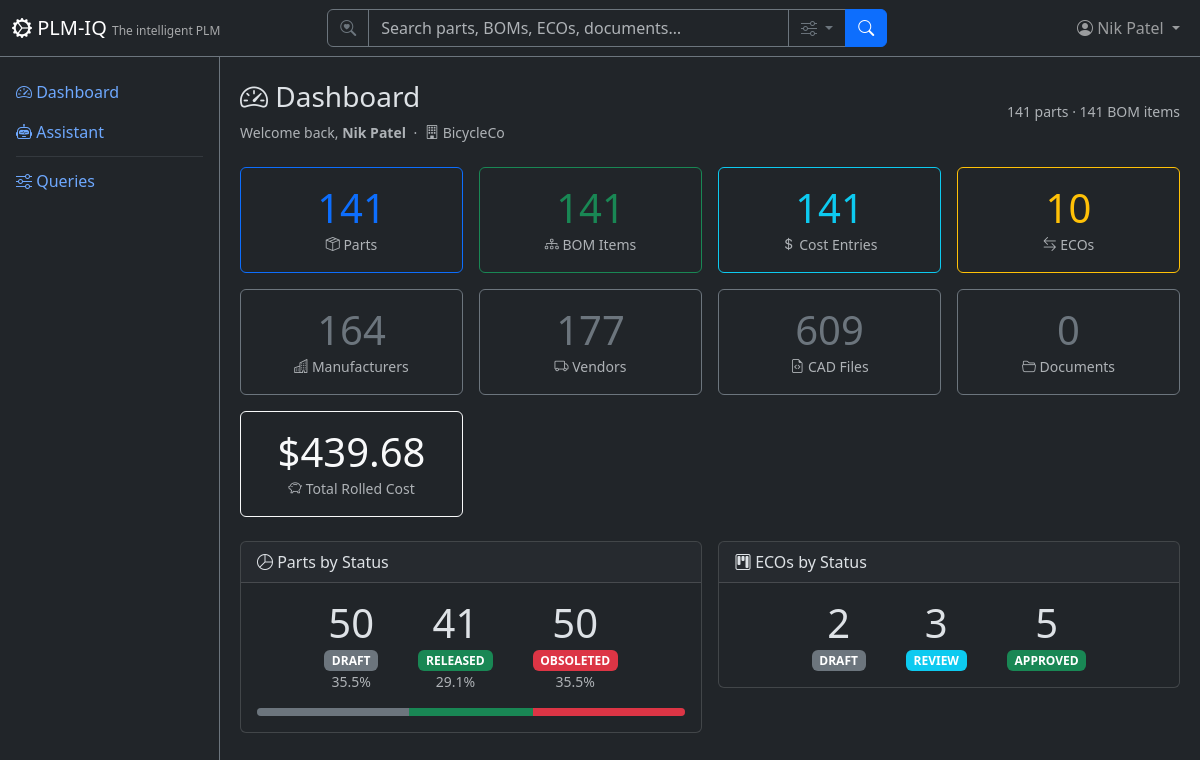
Screenshot of / (signed in) with the database file from the repository.
### app/models/tenant_user.py (models this page shows)
class User(Base):
    __tablename__ = "users"
    user_id = Column("user_id", Integer, primary_key=True, autoincrement=True)
    username = Column("username", String, unique=True, nullable=False)
    full_name = Column("full_name", String, nullable=False)
    email = Column("email", String)
    password_hash = Column("password_hash", String, nullable=False, default="")
    tenant_id = Column("tenant_id", Integer, ForeignKey("tenants.tenant_id"), nullable=False, default=1)
    is_active = Column("is_active", Boolean, default=True)
    created_date = Column("created_date", String)
    role = Column("role", String, default="reader")
    tenant = relationship("Tenant", back_populates="users")
    favorites = relationship("Favorite", back_populates="user")

class Tenant(Base):
    __tablename__ = "tenants"
    tenant_id = Column("tenant_id", Integer, primary_key=True, autoincrement=True)
    tenant_name = Column("tenant_name", String, unique=True, nullable=False)
    subdomain = Column("subdomain", String, unique=True, nullable=True)
    description = Column("description", String)
    created_date = Column("created_date", String)
    role = Column("role", String, default="reader")
    is_active = Column("is_active", Boolean, default=True)
    users = relationship("User", back_populates="tenant")
    parts = relationship("Part", back_populates="tenant")
    favorites = relationship("Favorite", back_populates="tenant")

### app/models/eco.py (models this page shows)
class EngineeringChangeOrder(Base):
    __tablename__ = "engineering_change_orders"
    eco_number = Column("eco_number", String, primary_key=True)
    eco_title = Column("eco_title", String, nullable=False)
    eco_description = Column("eco_description", String)
    eco_status = Column("eco_status", String, nullable=False, default="DRAFT")
    part_number = Column("part_number", String, ForeignKey("parts.part_number"), nullable=False)
    current_revision = Column("current_revision", String)
    new_revision = Column("new_revision", String)
    affected_bom_level = Column("affected_bom_level", Integer)
    change_type = Column("change_type", String)
    change_detail = Column("change_detail", String)
    change_drafter = Column("change_drafter", Integer, ForeignKey("users.user_id"))
    change_approver = Column("change_approver", Integer, ForeignKey("users.user_id"))
    drafted_date = Column("drafted_date", String)
    approved_date = Column("approved_date", String)
    implemented_date = Column("implemented_date", String)
    new_status = Column("new_status", String)
    tenant_id = Column("tenant_id", Integer, ForeignKey("tenants.tenant_id"), nullable=False, default=1)
    part = relationship("Part", back_populates="eco_items")

### app/routers/dashboard.py (the view)
@router.get("/", response_class=HTMLResponse, include_in_schema=False)
def dashboard(request: Request, db: Session = Depends(get_db)):
    user = require_user(request, db)
    ctx = auth_context(request, db)
    part_count = db.query(func.count(Part.part_number)).scalar() or 0
    bom_count = db.query(func.count(BomItem.id)).scalar() or 0
    costing_count = db.query(func.count(CostingBomItem.id)).scalar() or 0
    eco_count = db.query(func.count(EngineeringChangeOrder.eco_number)).scalar() or 0
    aml_count = db.query(func.count(ApprovedManufacturer.id)).scalar() or 0
    avl_count = db.query(func.count(ApprovedVendor.id)).scalar() or 0
    cad_count = db.query(func.count(CadMetadata.id)).scalar() or 0
    document_count = db.query(func.count(Document.id)).scalar() or 0
    status_breakdown = dict(
        db.query(Part.status, func.count(Part.part_number))
        .group_by(Part.status)
        .all()
    )
    eco_status = dict(
        db.query(EngineeringChangeOrder.eco_status, func.count(EngineeringChangeOrder.eco_number))
        .group_by(EngineeringChangeOrder.eco_status)
        .all()
    )
    total_cost = (
        db.query(func.sum(CostingBomItem.rolled_total))
        .filter(CostingBomItem.level == 0)
        .scalar()
    ) or 0
    favorites = db.query(Favorite).filter(Favorite.user_id == user.user_id).all()
    enriched_favorites = []
    for fav in favorites:
        detail = None
        if fav.object_type == "part":
            part = db.query(Part).filter(Part.part_number == fav.object_id).first()
            if part:
                detail = {"name": part.part_name, "url": f"/parts/{part.part_number}"}
        elif fav.object_type == "document":
            doc = db.query(Document).filter(Document.id == int(fav.object_id)).first()
            if doc:
                detail = {"name": doc.title or doc.name, "url": f"/documents/{doc.id}"}
        elif fav.object_type == "eco":
            eco = db.query(EngineeringChangeOrder).filter(EngineeringChangeOrder.eco_number == fav.object_id).first()
            if eco:
                detail = {"name": eco.eco_title, "url": f"/eco/{eco.eco_number}"}
        if detail:
            enriched_favorites.append({
                "object_type": fav.object_type,
                "object_id": fav.object_id,
                "name": detail["name"],
                "url": detail["url"],
                "created_date": fav.created_date,
            })
    return HTMLResponse(content=render(
        "dashboard.html",
        **ctx,
        part_count=part_count,
        bom_count=bom_count,
        costing_count=costing_count,
        eco_count=eco_count,
        aml_count=aml_count,
        avl_count=avl_count,
        cad_count=cad_count,
        document_count=document_count,
        status_breakdown=status_breakdown,
        eco_status=eco_status,
        total_cost=total_cost,
        statuses=["DRAFT", "RELEASED", "OBSOLETED"],
        eco_statuses=["DRAFT", "REVIEW", "APPROVED"],
        favorites=enriched_favorites,
    ))

### app/templates/dashboard.html (shortened to what this page needs)
{% extends "base.html" %}
{% block content %}
<div class="d-flex justify-content-between align-items-center mb-4">
    <div>
        <h3><i class="bi bi-speedometer2"></i> Dashboard</h3>
        {% if current_user %}
        <p class="text-muted mb-0 small">
            Welcome back, <strong>{{ current_user.full_name }}</strong>
            <span class="mx-1">·</span>
            <i class="bi bi-building"></i> {{ current_tenant.tenant_name if current_tenant else '—' }}
        </p>
        {% endif %}
    </div>
    <span class="text-muted small">{{ part_count }} parts · {{ bom_count }} BOM items</span>
</div>
<div class="row g-3 mb-4">
    <div class="col-md-3 col-6">
        <a href="/parts?q=&status=RELEASED" class="text-decoration-none d-block">
            <div class="card stat-card border-primary h-100">
                <div class="card-body text-center">
                    <h1 class="text-primary mb-0">{{ part_count }}</h1>
                    <small class="text-muted"><i class="bi bi-box-seam"></i> Parts</small>
                </div>
            </div>
        </a>
    </div>
    <div class="col-md-3 col-6">
        <a href="/bom" class="text-decoration-none d-block">
            <div class="card stat-card border-success h-100">
                <div class="card-body text-center">
                    <h1 class="text-success mb-0">{{ bom_count }}</h1>
                    <small class="text-muted"><i class="bi bi-diagram-3"></i> BOM Items</small>
                </div>
            </div>
        </a>
    </div>
    <div class="col-md-3 col-6">
        <a href="/costing" class="text-decoration-none d-block">
            <div class="card stat-card border-info h-100">
                <div class="card-body text-center">
                    <h1 class="text-info mb-0">{{ costing_count }}</h1>
                    <small class="text-muted"><i class="bi bi-currency-dollar"></i> Cost Entries</small>
                </div>
            </div>
        </a>
    </div>
    <div class="col-md-3 col-6">
        <a href="/eco" class="text-decoration-none d-block">
            <div class="card stat-card border-warning h-100">
                <div class="card-body text-center">
                    <h1 class="text-warning mb-0">{{ eco_count }}</h1>
                    <small class="text-muted"><i class="bi bi-arrow-left-right"></i> ECOs</small>
                </div>
            </div>
        </a>
    </div>
    <div class="col-md-3 col-6">
        <a href="/aml" class="text-decoration-none d-block">
            <div class="card stat-card border-secondary h-100">
                <div class="card-body text-center">
                    <h1 class="text-secondary mb-0">{{ aml_count }}</h1>
                    <small class="text-muted"><i class="bi bi-buildings"></i> Manufacturers</small>
                </div>
            </div>
        </a>
    </div>
    <div class="col-md-3 col-6">
        <a href="/avl" class="text-decoration-none d-block">
            <div class="card stat-card border-secondary h-100">
                <div class="card-body text-center">
                    <h1 class="text-secondary mb-0">{{ avl_count }}</h1>
                    <small class="text-muted"><i class="bi bi-truck"></i> Vendors</small>
                </div>
            </div>
        </a>
    </div>
    <div class="col-md-3 col-6">
        <a href="/cad" class="text-decoration-none d-block">
            <div class="card stat-card border-secondary h-100">
                <div class="card-body text-center">
                    <h1 class="text-secondary mb-0">{{ cad_count }}</h1>
                    <small class="text-muted"><i class="bi bi-file-earmark-code"></i> CAD Files</small>
                </div>
            </div>
        </a>
    </div>
    <div class="col-md-3 col-6">
        <a href="/documents" class="text-decoration-none d-block">
            <div class="card stat-card border-secondary h-100">
                <div class="card-body text-center">
                    <h1 class="text-secondary mb-0">{{ document_count }}</h1>
                    <small class="text-muted"><i class="bi bi-folder2-open"></i> Documents</small>
                </div>
            </div>
        </a>
    </div>
    <div class="col-md-3 col-6">
        <a href="/costing" class="text-decoration-none d-block">
            <div class="card stat-card border-light h-100">
                <div class="card-body text-center">
                    <h1 class="text-light mb-0">{{ total_cost|currency }}</h1>
                    <small class="text-muted"><i class="bi bi-piggy-bank"></i> Total Rolled Cost</small>
                </div>
            </div>
        </a>
    </div>
</div>
<div class="row g-3">
    <div class="col-md-6">
        <a href="/parts" class="text-decoration-none d-block">
        <div class="card h-100">
            <div class="card-header"><i class="bi bi-pie-chart"></i> Parts by Status</div>
            <div class="card-body">
                <div class="d-flex gap-2 justify-content-center">
                    {% for s in statuses %}
                    {% set count = status_breakdown.get(s, 0) %}
                    {% set pct = (count / part_count * 100) if part_count > 0 else 0 %}
                    <div class="text-center px-3">
                        <div class="display-6">{{ count }}</div>
                        <span class="badge bg-{% if s == 'DRAFT' %}secondary{% elif s == 'RELEASED' %}success{% else %}danger{% endif %} badge-status">{{ s }}</span>
                        <div class="small text-muted">{{ "%.1f"|format(pct) }}%</div>
                    </div>
                    {% endfor %}
                </div>
                <div class="progress mt-3" style="height: 8px;">
                    {% for s in statuses %}
                    {% set count = status_breakdown.get(s, 0) %}
                    {% set pct = (count / part_count * 100) if part_count > 0 else 0 %}
                    <div class="progress-bar bg-{% if s == 'DRAFT' %}secondary{% elif s == 'RELEASED' %}success{% else %}danger{% endif %}"
                         style="width: {{ pct }}%"></div>
                    {% endfor %}
                </div>
            </div>
        </div>
        </a>
    </div>
    <div class="col-md-6">
        <a href="/eco" class="text-decoration-none d-block">
        <div class="card h-100">
            <div class="card-header"><i class="bi bi-kanban"></i> ECOs by Status</div>
            <div class="card-body">
                <div class="d-flex gap-2 justify-content-center">
                    {% for s in eco_statuses %}
                    {% set count = eco_status.get(s, 0) %}
                    <div class="text-center px-3">
                        <div class="display-6">{{ count }}</div>
                        <span class="badge bg-{% if s == 'DRAFT' %}secondary{% elif s == 'REVIEW' %}info{% else %}success{% endif %} badge-status">{{ s }}</span>
                    </div>
                    {% endfor %}
                </div>
            </div>
        </div>
        </a>
    </div>
</div>
{% endblock %}

### app/templates/base.html (shortened to what this page needs)
<!DOCTYPE html>
<html lang="en" data-bs-theme="dark">
<head>
    <link href="https://cdn.jsdelivr.net/npm/bootstrap@5.3.3/dist/css/bootstrap.min.css" rel="stylesheet">
    <link href="https://cdn.jsdelivr.net/npm/bootstrap-icons@1.11.3/font/bootstrap-icons.css" rel="stylesheet">
</head>
<body>
    <nav class="navbar navbar-expand-md navbar-dark bg-dark fixed-top border-bottom border-secondary">
        <div class="container-fluid">
            <a class="navbar-brand" href="/">
                <i class="bi bi-gear-wide-connected"></i> PLM-IQ
                <small class="d-none d-md-inline">The intelligent PLM</small>
            </a>
            <div class="collapse navbar-collapse" id="navMenu">
                {% if current_user %}
                <form class="d-flex mx-auto my-2 my-md-0" role="search" action="/search" method="get" style="width: 100%; max-width: 560px;">
                    <div class="input-group">
                        <span class="input-group-text bg-dark border-secondary text-secondary"><i class="bi bi-search-heart"></i></span>
                        <input type="search" name="q" class="form-control bg-dark text-light border-secondary" placeholder="Search parts, BOMs, ECOs, documents…" aria-label="Search">
                        <button class="btn btn-outline-secondary dropdown-toggle" type="button" data-bs-toggle="dropdown" data-bs-auto-close="outside" title="Search options">
                            <i class="bi bi-sliders"></i>
                        </button>
                        <button class="btn btn-primary" type="submit"><i class="bi bi-search"></i></button>
                    </div>
                </form>
                {% endif %}
                <ul class="navbar-nav ms-auto align-items-center">
                    {% if current_user %}
                    <li class="nav-item dropdown">
                        <a class="nav-link dropdown-toggle position-relative" href="#" role="button" data-bs-toggle="dropdown">
                            <i class="bi bi-person-circle"></i>
                            <span class="d-none d-md-inline">{{ current_user.full_name }}</span>
                        </a>
                    </li>
                    {% else %}
                    <li class="nav-item">
                        <a class="nav-link" href="/login"><i class="bi bi-box-arrow-in-right"></i> Sign In</a>
                    </li>
                    {% endif %}
                </ul>
            </div>
        </div>
    </nav>
    <div class="sidebar bg-dark border-end border-secondary pt-3">
        <ul class="nav nav-pills flex-column">
            <li class="nav-item">
                <a class="nav-link" href="/"><i class="bi bi-speedometer2"></i> Dashboard</a>
            </li>
            <li class="nav-item">
                <a class="nav-link" href="/assistant"><i class="bi bi-robot"></i> Assistant</a>
            </li>
            <li class="nav-item">
                <hr class="nav-divider my-1 mx-3 border-secondary">
            </li>
            <li class="nav-item">
                <a class="nav-link" href="/queries"><i class="bi bi-sliders"></i> Queries</a>
            </li>
        </ul>
    </div>
    <div class="main-content">
        {% block content %}{% endblock %}
    </div>
</body>
</html>

### app/templates/base.html (style rules this page uses)
body { padding-top: 60px; }
.sidebar { position: fixed; top: 56px; bottom: 0; left: 0; width: 220px; overflow-y: auto; }
.main-content { margin-left: 220px; padding: 20px; }
.navbar-brand small { font-size: 0.75rem; opacity: 0.6; }
.badge-status { font-size: 0.75rem; }
.stat-card { transition: transform 0.15s; }

### rows the page displays
User: full_name "Nik Patel"
Tenant: tenant_name "BicycleCo"
EngineeringChangeOrder: change_drafter "3", eco_status "REVIEW"

### other values shown
{{ part_count }} "141"
{{ bom_count }} "141"
{{ costing_count }} "141"
{{ eco_count }} "10"
{{ aml_count }} "164"
{{ avl_count }} "177"
{{ cad_count }} "609"
{{ document_count }} "0"
{{ total_cost|currency }} "$439.68"
{{ count }} "50" "41" "50"
{{ s }} "DRAFT" "RELEASED" "OBSOLETED"
{{ "%.1f"|format(pct) }} "35.5" "29.1" "35.5"
{{ count }} "2" "5"
{{ s }} "DRAFT" "APPROVED"
